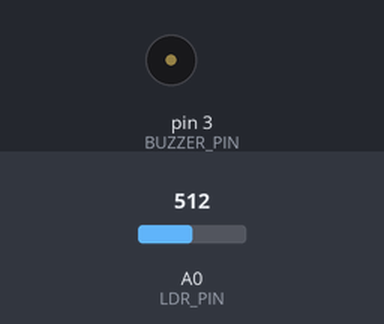
Recording of a sketch running on a simulated Arduino Uno, built with avr-gcc and run on an emulated ATmega328P. Shown: buzzer (waves = sounding). Inputs (shaded band) come from the test bench; at power-on: A0 (LDR_PIN) = 512.

Above: at 0.7 s.
Timing chart, 0 to 3.5 s (numbered marks = the images above):
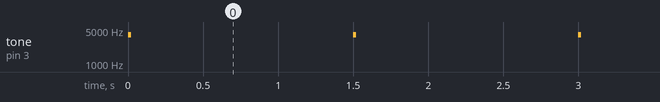

The sketch:

bonus2.ino
```cpp
#include <Arduino.h>

#define BUZZER_PIN 3
#define LDR_PIN A0

void setup()
{
    pinMode(BUZZER_PIN, OUTPUT);
}

void loop()
{
    int val, frequency;

    val = analogRead(LDR_PIN);
    frequency = map(val, 0, 1023, 3500, 4500);

    tone(BUZZER_PIN, frequency, 20);

    delay(1500);
}
```

Measured:
- by itself, tone on pin 3 (BUZZER_PIN): alternates 4000 Hz for 0.02 s and silent for 1.5 s
